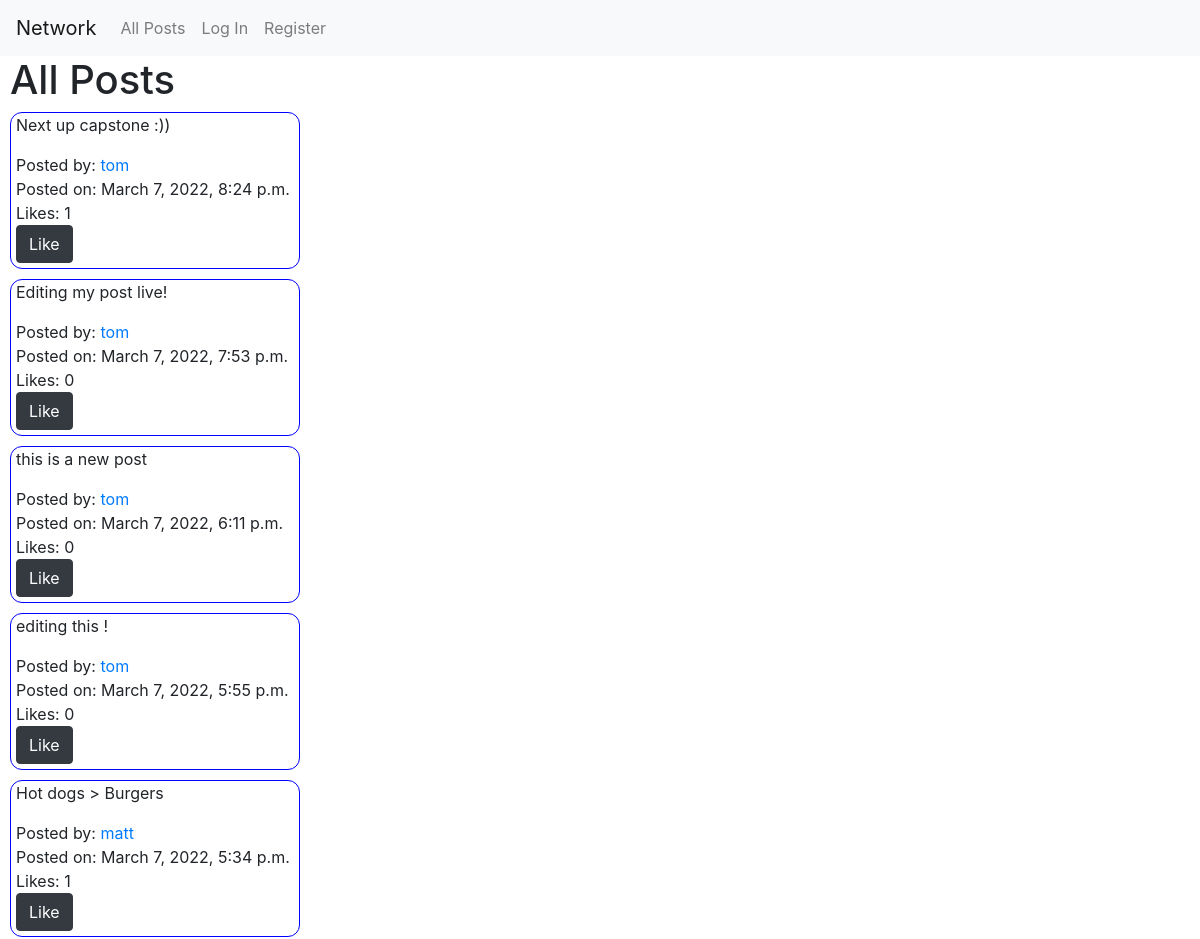
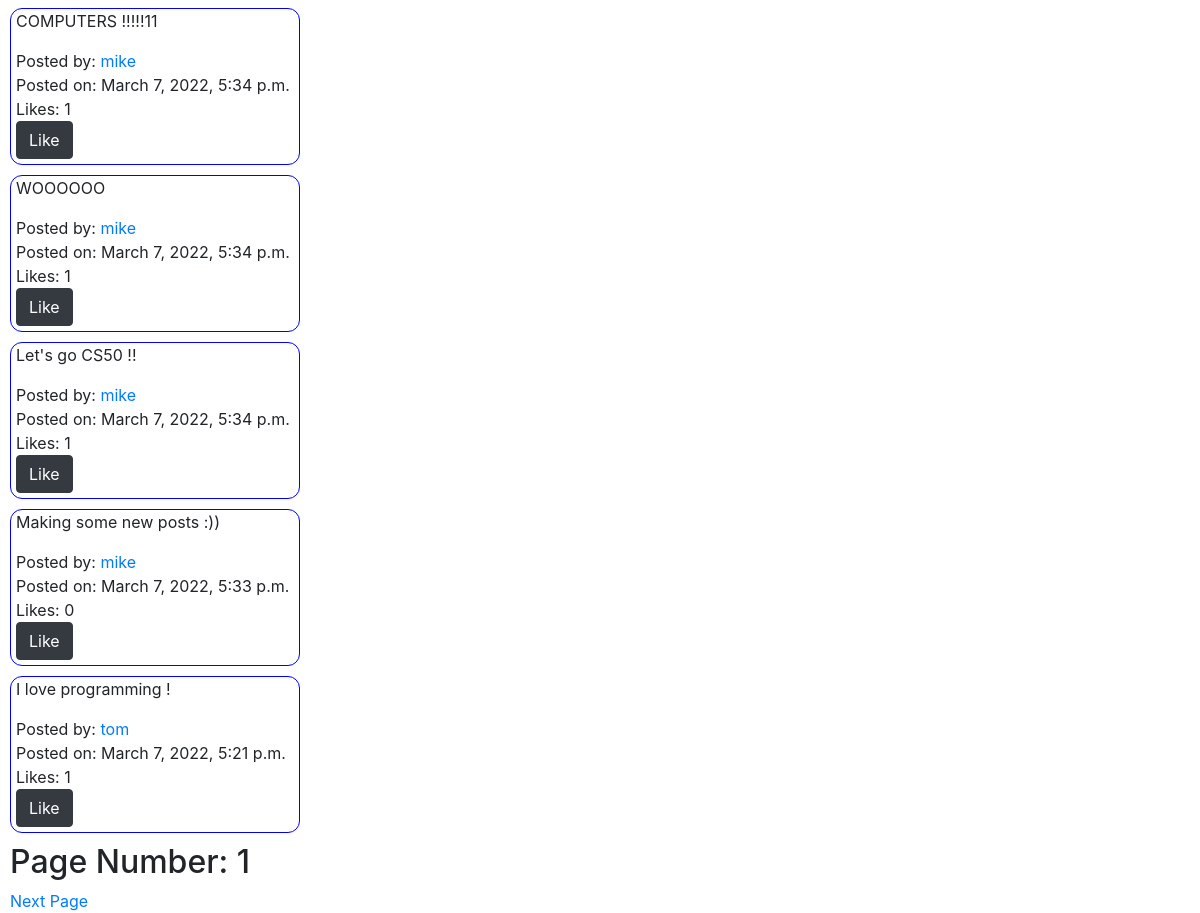
The app's page /index/ with its own data (2 pictures, top to bottom).
### network/models.py (models this page shows)
class Post(models.Model):
    content = models.CharField(max_length=280)
    date_posted = models.DateTimeField(auto_now_add=True)
    author = models.ForeignKey(User, on_delete=models.CASCADE, related_name="author_relation")
    likes = models.ManyToManyField(User, blank=True, related_name="likes_relation")

class User(AbstractUser):
    followers = models.ManyToManyField("self", symmetrical=False, blank=True, related_name="following")

### network/views.py (the view, shortened to what this page needs)
# urls.py: path("index/", views.index.as_view(), name="index"),
class index(CreateView):
    model = Post
    form_class = NewPost
    template_name = 'index.html'
    success_url = reverse_lazy('index')
    def get_context_data(self, **kwargs):
        context = super().get_context_data(**kwargs)
        posts =  Post.objects.order_by('-date_posted')
        post_paginator = Paginator(posts, 10)
        page_num = self.request.GET.get('page')
        page = post_paginator.get_page(page_num)
        context["page"] = page
        context["count"] = post_paginator.count
        if self.request.method == "PUT":
            body_data = json.loads(self.request.body)
            postid = body_data['id']
            updatedpost = body_data['content']
            Post.objects.filter(id=postid).update(content=updatedpost)
        userinfo = self.request.user
        if self.request.user.is_authenticated:
            logged_in_user_details = User.objects.get(id=userinfo.id)
            likedposts = logged_in_user_details.likes_relation.all()
            context["likedposts"] = likedposts
        return context

### network/templates/network/index.html (shortened to what this page needs)
{% extends "network/layout.html" %}
{% block body %}
<h1>All Posts</h1>
{% for post in page.object_list %}
<div class="AllPosts">
  <p id="{{post.id}}">{{post.content}}</p>
  <p id="PostName">Posted by: <a href="{{post.author.id}}">{{post.author}}</a></p>
  <p id="PostBottom">Posted on: {{post.date_posted}}</p>
  <p id="PostLikes">Likes: {{post.likes.all|length}}</p>
  {% if post in likedposts %}
  <button class="btn btn-dark" id="likebutton" onclick="like(this)">Unlike</button>
  {% else %}
  <button class="btn btn-dark" id="likebutton" onclick="like(this)">Like</button>
  {% endif %}
  </div>
{% endfor %}
<div class="Pages">
<h2>Page Number: {{page.number}}</h2>
  {% if page.has_next %}
  <a href="{% url 'index' %}?page={{ page.next_page_number }}">Next Page</a>
  {% endif %}
</div>
{% endblock %}

### network/templates/network/layout.html (shortened to what this page needs)
{% load static %}
<!DOCTYPE html>
<html lang="en">
    <head>
        <link rel="stylesheet" href="https://stackpath.bootstrapcdn.com/bootstrap/4.4.1/css/bootstrap.min.css">
        <link href="{% static 'network/styles.css' %}" rel="stylesheet">
    </head>
    <body>
        <nav class="navbar navbar-expand-lg navbar-light bg-light">
            <a class="navbar-brand" href="#">Network</a>
            <div>
              <ul class="navbar-nav mr-auto">
                <li class="nav-item">
                  <a class="nav-link" href="{% url 'index' %}">All Posts</a>
                </li>
                {% if user.is_authenticated %}
                    <li class="nav-item">
                        <a class="nav-link" href="{% url 'following' %}">Following</a>
                    </li>
                    <li class="nav-item">
                        <a class="nav-link" href="{% url 'logout' %}">Log Out</a>
                    </li>
                {% else %}
                    <li class="nav-item">
                        <a class="nav-link" href="{% url 'login' %}">Log In</a>
                    </li>
                    <li class="nav-item">
                        <a class="nav-link" href="{% url 'register' %}">Register</a>
                    </li>
                {% endif %}
              </ul>
            </div>
          </nav>
        <div class="body">
            {% block body %}
            {% endblock %}
        </div>
    </body>
</html>

### network/static/network/styles.css (style rules this page uses)
h1 { margin-left: 10px; }
.AllPosts { margin-left: 10px; margin-right: 75%; border-width:1px; border-style:solid; border-color:blue; border-radius: 12px; padding-left: 5px; margin-bottom: 10px; }
#PostBottom { margin-bottom: 0px; }
#PostLikes { margin-bottom: 0px; }
#likebutton { margin-bottom: 5px; }
.Pages { margin-left: 10px; }
#PostName { margin: 0; }

### records on screen
Post: content "Next up capstone :))", author "tom", date_posted "March 7, 2022, 8:24 p.m.", likes.all|length "1"
Post: content "Editing my post live!", author "tom", date_posted "March 7, 2022, 7:53 p.m.", likes.all|length "0"
Post: content "this is a new post", author "tom", date_posted "March 7, 2022, 6:11 p.m.", likes.all|length "0"
Post: content "editing this !", author "tom", date_posted "March 7, 2022, 5:55 p.m.", likes.all|length "0"
Post: content "Hot dogs > Burgers", author "matt", date_posted "March 7, 2022, 5:34 p.m.", likes.all|length "1"
Post: content "COMPUTERS !!!!!11", author "mike", date_posted "March 7, 2022, 5:34 p.m.", likes.all|length "1"
Post: content "WOOOOOO", author "mike", date_posted "March 7, 2022, 5:34 p.m.", likes.all|length "1"
Post: content "Let's go CS50 !!", author "mike", date_posted "March 7, 2022, 5:34 p.m.", likes.all|length "1"
Post: content "Making some new posts :))", author "mike", date_posted "March 7, 2022, 5:33 p.m.", likes.all|length "0"
Post: content "I love programming !", author "tom", date_posted "March 7, 2022, 5:21 p.m.", likes.all|length "1"

### other values on screen
{{ page.number }} "1"
